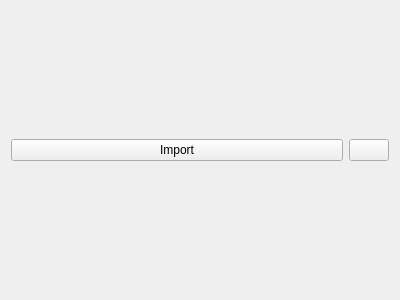
<?xml version="1.0" encoding="UTF-8"?>
<ui version="4.0">
 <class>ImportActions</class>
 <widget class="QWidget" name="ImportActions">
  <property name="geometry">
   <rect>
    <x>0</x>
    <y>0</y>
    <width>400</width>
    <height>300</height>
   </rect>
  </property>
  <layout class="QHBoxLayout" name="horizontalLayout" stretch="1,0">
   <property name="topMargin">
    <number>0</number>
   </property>
   <property name="bottomMargin">
    <number>0</number>
   </property>
   <item>
    <widget class="QPushButton" name="btnImport">
     <property name="text">
      <string>Import</string>
     </property>
    </widget>
   </item>
   <item>
    <widget class="QPushButton" name="btnDelete">
     <property name="toolTip">
      <string>Delete</string>
     </property>
     <property name="text">
      <string/>
     </property>
     <property name="icon">
      <iconset resource="../../MediaElch.qrc">
       <normaloff>:/img/trash_white.png</normaloff>:/img/trash_white.png</iconset>
     </property>
     <property name="iconSize">
      <size>
       <width>12</width>
       <height>12</height>
      </size>
     </property>
    </widget>
   </item>
  </layout>
 </widget>
 <resources>
  <include location="../../MediaElch.qrc"/>
 </resources>
 <connections/>
</ui>
